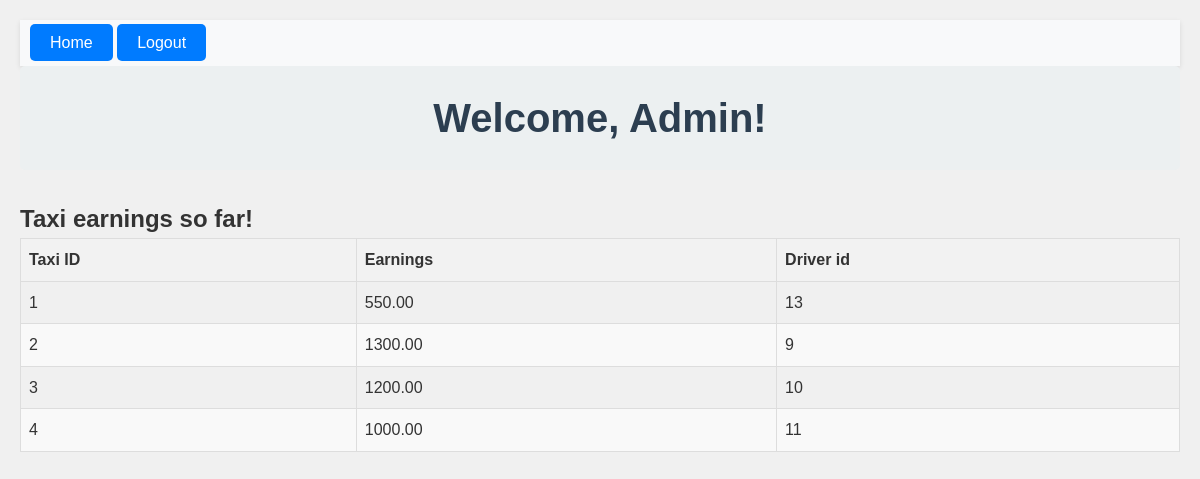
Before: /display_taxis/ (signed in) with the older database file.
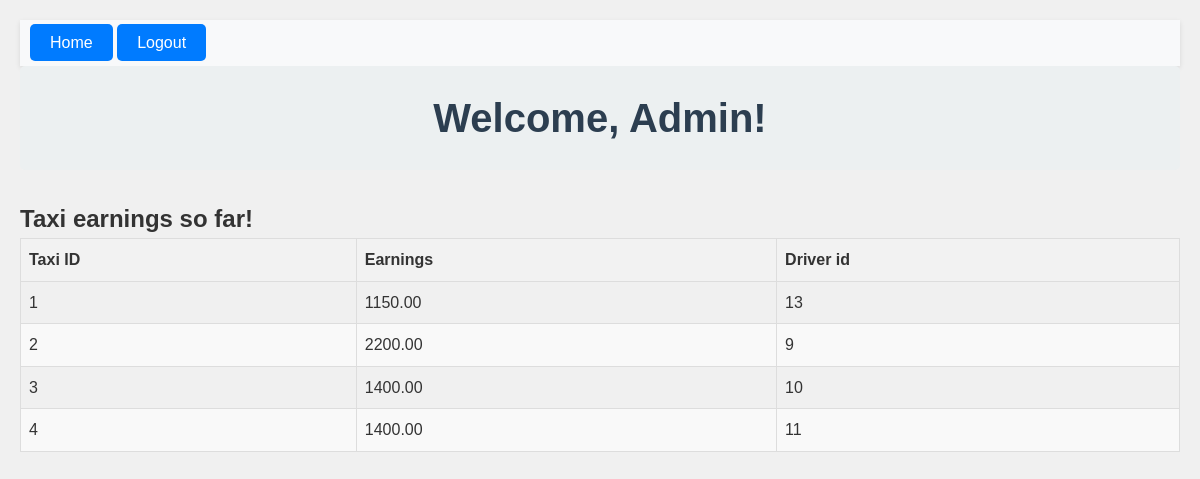
After: the same page with the newer database file.
### bookings/models.py (models this page shows, shortened)
class Taxi(models.Model):
    taxi_id = models.AutoField(primary_key=True)
    driver = models.OneToOneField(User, on_delete=models.SET_NULL, null=True, related_name='assigned_taxi')
    current_location = models.CharField(max_length=1, choices=[('A', 'A'), ('B', 'B'), ('C', 'C'), ('D', 'D'), ('E', 'E'), ('F', 'F')],default='A')
    earnings = models.DecimalField(max_digits=10, decimal_places=2, default=0.0)
    location_index = models.IntegerField(default=0)

### bookings/decorators.py (the view)
    def wrap(request, *args, **kwargs):
        if request.user.is_superuser:
            return function(request, *args, **kwargs)
        else:
            messages.error(request, "You do not have permission to view this page.")
            return redirect(reverse('index'))

### bookings/views.py (called while the page is built)
@admin_required
def display_taxis(request):
    if not request.user.is_superuser:
        messages.error(request,'You do not have permission to view this page.')
        return redirect('login')
    taxis = Taxi.objects.all().order_by('taxi_id')
    context = {
        'taxis': taxis,
        'user_role': 'Admin'
    }
    return render(request, 'total_taxis.html',context)

### bookings/templates/total_taxis.html (shortened to what this page needs)
{% extends 'base.html' %}
{% block content %}
<body>
    <header>
        <h1>Welcome, {{ user_role }}!</h1>
    <main>
        <h2>Taxi earnings so far!</h2>
        <table>
            <thead>
                <tr>
                    <th>Taxi ID</th>
                    <th>Earnings</th>
                    <th>Driver id</th>
                </tr>
            </thead>
            <tbody>
                {% for taxi in taxis %}
                <tr>
                    <td>{{ taxi.taxi_id }}</td>
                    <td>{{ taxi.earnings }}</td>
                    <td>{{ taxi.driver_id }}</td>
                </tr>
                {% endfor %}
            </tbody>
        </table>
    </main>
</body>
{% endblock %}

Changed rows visible on the page:
changed Taxi id 1: earnings "550.00" → "1150.00"
changed Taxi id 2: earnings "1300.00" → "2200.00"
changed Taxi id 3: earnings "1200.00" → "1400.00"
changed Taxi id 4: earnings "1000.00" → "1400.00"
